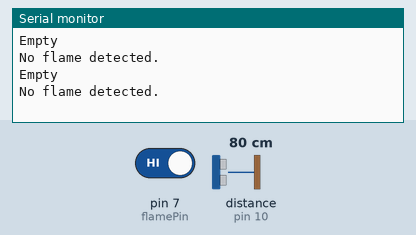
Simulated run of this sketch. Board: Arduino Uno, built with avr-gcc and run on an emulated ATmega328P. Shown: the last lines printed to the serial monitor. Wiring (inferred from the names in the program): ultrasonic range finder: trigger pin 11; echo pin 10. The test bench sets the inputs (shaded band); at power-on: distance to the obstacle (sensor on pin 10) 80 cm, pin 7 (flamePin) HIGH. The echo pulse lasts 58.3 µs per cm.

Above: at 1.8 s.
1.9 s: distance to the obstacle (sensor on pin 10) set to 2 cm
At 2.8 s:
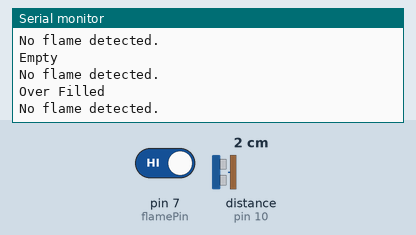
4.5 s: pin 7 (flamePin) driven LOW
At 5.7 s:
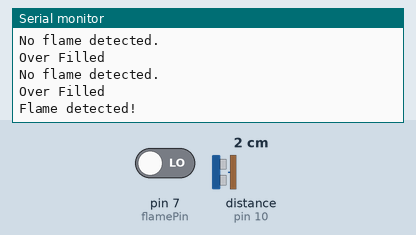
7.5 s: distance to the obstacle (sensor on pin 10) set to 9 cm
At 8.8 s:
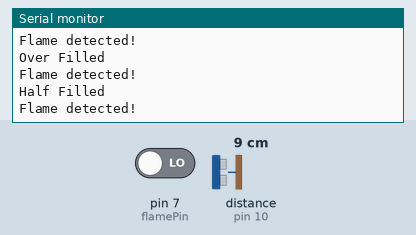

The sketch:

intelligent_trash_bin.ino
```cpp
const int triggerPin = 11;
const int echoPin = 10;
const int flamePin = 7;

void setup() {
  Serial.begin(9600);
  pinMode(triggerPin, OUTPUT);
  pinMode(echoPin, INPUT);
  pinMode(flamePin, INPUT);
}

void loop() {
  // Send a trigger pulse
  digitalWrite(triggerPin, LOW);
  delayMicroseconds(2);
  digitalWrite(triggerPin, HIGH);
  delayMicroseconds(10);
  digitalWrite(triggerPin, LOW);

  // Measure the duration of the echo pulse
  long duration = pulseIn(echoPin, HIGH);

  // Calculate the distance based on the speed of sound
  // Distance = (Duration / 2) * Speed of Sound (in cm/us)
  float distance = (duration * 0.034) / 2;

  // Print the distance to the serial monitor
  if(distance <10 && distance >5){
    Serial.println("Half Filled");
  }else if(distance < 5 && distance > 1){
    Serial.println("Over Filled");
  }else if(distance>10){
    Serial.println("Empty");
  }


// Read the digital value from the flame sensor
  int flameValue = digitalRead(flamePin);
   if (flameValue == LOW) {
    // Flame detected
    Serial.println("Flame detected!");
  } else {
    // No flame detected
    Serial.println("No flame detected.");
  }

  delay(1000);  // Wait for a second before taking the next measurement
}
```

Measured:
- after the input at 1.9 s, the serial monitor: prints a new line after 0.11 s (image 1)
- after the input at 4.5 s, the serial monitor: prints a new line after 0.53 s (image 2)
- after the input at 7.5 s, the serial monitor: prints a new line after 0.52 s (image 3)
